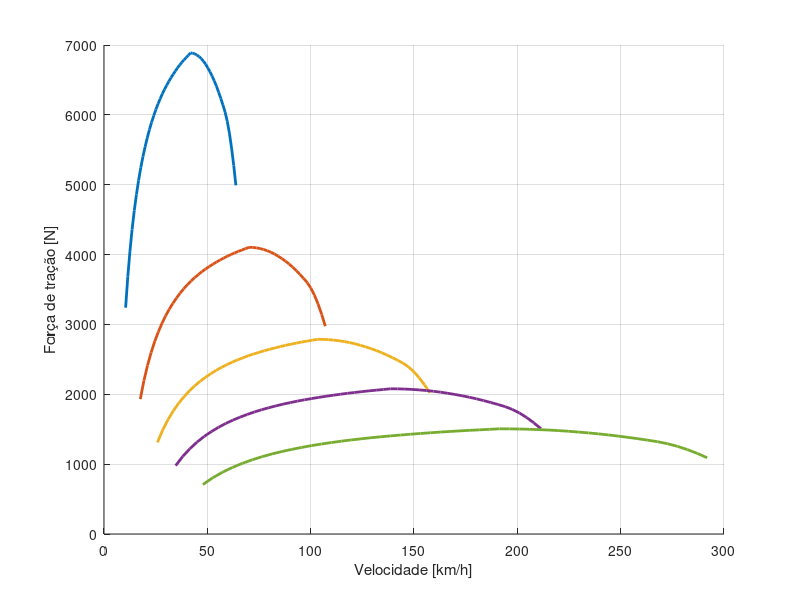

Here is the MATLAB script that generated this plot:
% Universidade Estadual Paulista - UNESP
% Instituto de Ciência e Tecnologia  - Câmpus de Sorocaba
% Departamento de Engenharia de Controle e Automação
% Disciplina: DV - Dinâmcica Veicular 2025s1
% Professor: Fabrício Leonardo Silva
% fabricio.leonardo@unesp.br

close all
clear
clc


% ------- Cruva de torque por rotação do motor de combustão interna -------
load('MCI.mat')

% ------------------------ Sistema de Transmissão -------------------------

nt = [3.750 2.235 1.518 1.132 0.820]; % Relações de transmissão da caixa de engrenagens
Nd = 2.950;         % Relação de transmissão do diferencial
ntd = 0.91;         % Eficiência total da transmisão

% ----------------------------- Raio do pneu ------------------------------
Rp = 0.307;         % Raio dinâmico\efetivo do pneu [m]

% ------------- Curvas do sistema de transmissão de potência --------------

figure();
axes();
hold on

for i = 1:length(nt)
    Nt = nt(i);                             % Relação de transmissão da marcha i
    Ntd = Nt*Nd;                            % Relação total da transmissão
    vel = (rpm_e*(2*pi/60))*(Rp/Ntd)*3.6;   % Velocidade em [km/h];
    Fx = Torque_e*(Ntd/Rp)*ntd;             % Força de tração [N]
    plot(vel,Fx,'LineWidth',2)
end
grid on
xlabel('Velocidade [km/h]')
ylabel('Força de tração [N]')







